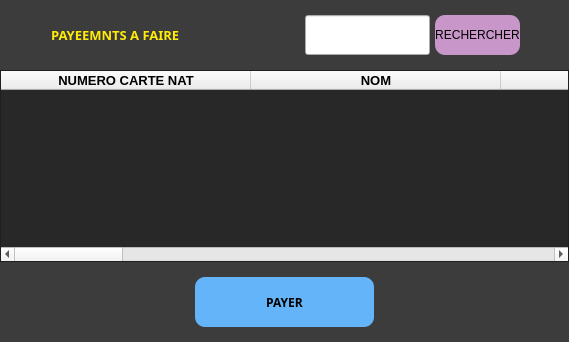
               <widget class="QWidget" name="payements_a_faire_page">
                <property name="minimumSize">
                 <size>
                  <width>0</width>
                  <height>40</height>
                 </size>
                </property>
                <property name="styleSheet">
                 <string notr="true">.QWidget{
background: rgb(60, 60, 60);
}</string>
                </property>
                <layout class="QVBoxLayout" name="verticalLayout_27">
                 <property name="spacing">
                  <number>0</number>
                 </property>
                 <property name="leftMargin">
                  <number>0</number>
                 </property>
                 <property name="topMargin">
                  <number>0</number>
                 </property>
                 <property name="rightMargin">
                  <number>0</number>
                 </property>
                 <property name="bottomMargin">
                  <number>0</number>
                 </property>
                 <item>
                  <widget class="QWidget" name="payements_a_faire_frame_header" native="true">
                   <property name="minimumSize">
                    <size>
                     <width>0</width>
                     <height>70</height>
                    </size>
                   </property>
                   <property name="maximumSize">
                    <size>
                     <width>16777215</width>
                     <height>70</height>
                    </size>
                   </property>
                   <property name="styleSheet">
                    <string notr="true">.QWidget{
background: rgb(60, 60, 60);
}</string>
                   </property>
                   <layout class="QHBoxLayout" name="horizontalLayout_12">
                    <item>
                     <widget class="QWidget" name="widget_11" native="true">
                      <property name="minimumSize">
                       <size>
                        <width>250</width>
                        <height>40</height>
                       </size>
                      </property>
                      <property name="maximumSize">
                       <size>
                        <width>250</width>
                        <height>40</height>
                       </size>
                      </property>
                      <property name="styleSheet">
                       <string notr="true">QWidget{
color:rgb(255, 234, 8);
}</string>
                      </property>
                      <layout class="QHBoxLayout" name="horizontalLayout_26">
                       <property name="spacing">
                        <number>2</number>
                       </property>
                       <property name="leftMargin">
                        <number>0</number>
                       </property>
                       <property name="topMargin">
                        <number>0</number>
                       </property>
                       <property name="rightMargin">
                        <number>0</number>
                       </property>
                       <property name="bottomMargin">
                        <number>0</number>
                       </property>
                       <item>
                        <widget class="QLabel" name="total_results_text_payements_a_faire">
                         <property name="minimumSize">
                          <size>
                           <width>40</width>
                           <height>40</height>
                          </size>
                         </property>
                         <property name="maximumSize">
                          <size>
                           <width>40</width>
                           <height>40</height>
                          </size>
                         </property>
                         <property name="sizeIncrement">
                          <size>
                           <width>2</width>
                           <height>2</height>
                          </size>
                         </property>
                         <property name="baseSize">
                          <size>
                           <width>2</width>
                           <height>2</height>
                          </size>
                         </property>
                         <property name="font">
                          <font>
                           
                          </font>
                         </property>
                         <property name="styleSheet">
                          <string notr="true">.QLabel{
color:yellow;
font-size:15px;
}</string>
                         </property>
                         <property name="text">
                          <string/>
                         </property>
                         <property name="pixmap">
                          <pixmap>../assets/cash-payment.png</pixmap>
                         </property>
                         <property name="scaledContents">
                          <bool>true</bool>
                         </property>
                         <property name="alignment">
                          <set>Qt::AlignCenter</set>
                         </property>
                         <property name="indent">
                          <number>1</number>
                         </property>
                        </widget>
                       </item>
                       <item>
                        <widget class="QLabel" name="label_6">
                         <property name="font">
                          <font>
                           <family>Lucida Sans</family>
                           <pointsize>10</pointsize>
                           <weight>75</weight>
                           <bold>true</bold>
                          </font>
                         </property>
                         <property name="text">
                          <string>PAYEEMNTS A FAIRE</string>
                         </property>
                        </widget>
                       </item>
                      </layout>
                     </widget>
                    </item>
                    <item>
                     <spacer name="horizontalSpacer_9">
                      <property name="orientation">
                       <enum>Qt::Horizontal</enum>
                      </property>
                      <property name="sizeHint" stdset="0">
                       <size>
                        <width>40</width>
                        <height>20</height>
                       </size>
                      </property>
                     </spacer>
                    </item>
                    <item>
                     <widget class="QWidget" name="widget_15" native="true">
                      <layout class="QHBoxLayout" name="horizontalLayout_13">
                       <property name="spacing">
                        <number>5</number>
                       </property>
                       <property name="leftMargin">
                        <number>0</number>
                       </property>
                       <property name="topMargin">
                        <number>0</number>
                       </property>
                       <property name="rightMargin">
                        <number>0</number>
                       </property>
                       <property name="bottomMargin">
                        <number>0</number>
                       </property>
                       <item>
                        <widget class="QLineEdit" name="payements_a_faire_search_field">
                         <property name="minimumSize">
                          <size>
                           <width>40</width>
                           <height>40</height>
                          </size>
                         </property>
                         <property name="maximumSize">
                          <size>
                           <width>300</width>
                           <height>16777215</height>
                          </size>
                         </property>
                         <property name="font">
                          <font>
                           <pointsize>10</pointsize>
                          </font>
                         </property>
                         <property name="styleSheet">
                          <string notr="true"/>
                         </property>
                        </widget>
                       </item>
                       <item>
                        <widget class="QPushButton" name="payements_a_faire_search_btn">
                         <property name="minimumSize">
                          <size>
                           <width>0</width>
                           <height>40</height>
                          </size>
                         </property>
                         <property name="font">
                          <font>
                           <pointsize>9</pointsize>
                          </font>
                         </property>
                         <property name="styleSheet">
                          <string notr="true">.QPushButton{
background: rgb(200, 150, 200);
border-radius: 10px;
}

.QPushButton:hover{
background: rgb(220, 120, 220);
}

.QPushButton:clicked{
background: rgb(250, 100, 250);
}</string>
                         </property>
                         <property name="text">
                          <string>RECHERCHER</string>
                         </property>
                        </widget>
                       </item>
                      </layout>
                     </widget>
                    </item>
                    <item>
                     <spacer name="horizontalSpacer_10">
                      <property name="orientation">
                       <enum>Qt::Horizontal</enum>
                      </property>
                      <property name="sizeHint" stdset="0">
                       <size>
                        <width>40</width>
                        <height>20</height>
                       </size>
                      </property>
                     </spacer>
                    </item>
                   </layout>
                  </widget>
                 </item>
                 <item>
                  <widget class="QWidget" name="payements_a_faire_frame_content" native="true">
                   <property name="minimumSize">
                    <size>
                     <width>0</width>
                     <height>0</height>
                    </size>
                   </property>
                   <property name="styleSheet">
                    <string notr="true">.QWidget{
background: rgb(60, 60, 60);
}</string>
                   </property>
                   <layout class="QVBoxLayout" name="verticalLayout_21">
                    <property name="spacing">
                     <number>0</number>
                    </property>
                    <property name="leftMargin">
                     <number>0</number>
                    </property>
                    <property name="topMargin">
                     <number>0</number>
                    </property>
                    <property name="rightMargin">
                     <number>0</number>
                    </property>
                    <property name="bottomMargin">
                     <number>0</number>
                    </property>
                    <item>
                     <widget class="QTableWidget" name="payements_a_faire_table">
                      <property name="font">
                       <font>
                        <pointsize>11</pointsize>
                        <weight>75</weight>
                        <bold>true</bold>
                       </font>
                      </property>
                      <property name="styleSheet">
                       <string notr="true">.QTableWidget{
background: rgb(40, 40, 40);
color:rgb(188,255,54);
}</string>
                      </property>
                      <property name="selectionMode">
                       <enum>QAbstractItemView::SingleSelection</enum>
                      </property>
                      <property name="selectionBehavior">
                       <enum>QAbstractItemView::SelectRows</enum>
                      </property>
                      <attribute name="horizontalHeaderMinimumSectionSize">
                       <number>250</number>
                      </attribute>
                      <attribute name="horizontalHeaderDefaultSectionSize">
                       <number>250</number>
                      </attribute>
                      <attribute name="verticalHeaderMinimumSectionSize">
                       <number>80</number>
                      </attribute>
                      <attribute name="verticalHeaderDefaultSectionSize">
                       <number>80</number>
                      </attribute>
                      <column>
                       <property name="text">
                        <string>NUMERO CARTE NAT</string>
                       </property>
                       <property name="font">
                        <font>
                         <family>MS Shell Dlg 2</family>
                         <pointsize>10</pointsize>
                         <weight>75</weight>
                         <bold>true</bold>
                        </font>
                       </property>
                      </column>
                      <column>
                       <property name="text">
                        <string>NOM</string>
                       </property>
                       <property name="font">
                        <font>
                         <family>MS Shell Dlg 2</family>
                         <pointsize>10</pointsize>
                         <weight>75</weight>
                         <bold>true</bold>
                        </font>
                       </property>
                      </column>
                      <column>
                       <property name="text">
                        <string>PRENOME</string>
                       </property>
                       <property name="font">
                        <font>
                         <family>MS Shell Dlg 2</family>
                         <pointsize>10</pointsize>
                         <weight>75</weight>
                         <bold>true</bold>
                        </font>
                       </property>
                      </column>
                      <column>
                       <property name="text">
                        <string>DATE DU PAYEMENT</string>
                       </property>
                       <property name="font">
                        <font>
                         <family>MS Shell Dlg 2</family>
                         <pointsize>10</pointsize>
                         <weight>75</weight>
                         <bold>true</bold>
                        </font>
                       </property>
                      </column>
                      <column>
                       <property name="text">
                        <string>RETARD DU PAYEMENT (JOUR)</string>
                       </property>
                       <property name="font">
                        <font>
                         <family>MS Shell Dlg 2</family>
                         <pointsize>10</pointsize>
                         <weight>75</weight>
                         <bold>true</bold>
                        </font>
                       </property>
                      </column>
                      <column>
                       <property name="text">
                        <string>SALAIRE (DA)</string>
                       </property>
                       <property name="font">
                        <font>
                         <family>MS Shell Dlg 2</family>
                         <pointsize>10</pointsize>
                         <weight>75</weight>
                         <bold>true</bold>
                        </font>
                       </property>
                      </column>
                      <column>
                       <property name="text">
                        <string>ABSENCE (JOUR)</string>
                       </property>
                       <property name="font">
                        <font>
                         <family>MS Shell Dlg 2</family>
                         <pointsize>10</pointsize>
                         <weight>75</weight>
                         <bold>true</bold>
                        </font>
                       </property>
                      </column>
                      <column>
                       <property name="text">
                        <string>TOTAL JOURS TRAVAIL</string>
                       </property>
                       <property name="font">
                        <font>
                         <family>MS Shell Dlg 2</family>
                         <pointsize>10</pointsize>
                         <weight>75</weight>
                         <bold>true</bold>
                        </font>
                       </property>
                      </column>
                      <column>
                       <property name="text">
                        <string>AVANCE (DA)</string>
                       </property>
                       <property name="font">
                        <font>
                         <family>MS Shell Dlg 2</family>
                         <pointsize>10</pointsize>
                         <weight>75</weight>
                         <bold>true</bold>
                        </font>
                       </property>
                      </column>
                      <column>
                       <property name="text">
                        <string>PAYEMENT A PAYER (DA)</string>
                       </property>
                       <property name="font">
                        <font>
                         <family>MS Shell Dlg 2</family>
                         <pointsize>10</pointsize>
                         <weight>75</weight>
                         <bold>true</bold>
                        </font>
                       </property>
                      </column>
                     </widget>
                    </item>
                   </layout>
                  </widget>
                 </item>
                 <item>
                  <widget class="QWidget" name="payements_a_faire_frame_actions" native="true">
                   <property name="minimumSize">
                    <size>
                     <width>0</width>
                     <height>80</height>
                    </size>
                   </property>
                   <property name="maximumSize">
                    <size>
                     <width>16777215</width>
                     <height>80</height>
                    </size>
                   </property>
                   <property name="sizeIncrement">
                    <size>
                     <width>0</width>
                     <height>100</height>
                    </size>
                   </property>
                   <property name="styleSheet">
                    <string notr="true">.QWidget{
background: rgb(60, 60, 60);
}</string>
                   </property>
                   <layout class="QVBoxLayout" name="verticalLayout_23">
                    <property name="spacing">
                     <number>0</number>
                    </property>
                    <property name="leftMargin">
                     <number>0</number>
                    </property>
                    <property name="topMargin">
                     <number>0</number>
                    </property>
                    <property name="rightMargin">
                     <number>0</number>
                    </property>
                    <property name="bottomMargin">
                     <number>0</number>
                    </property>
                    <item>
                     <widget class="QWidget" name="actions_list_4" native="true">
                      <property name="minimumSize">
                       <size>
                        <width>0</width>
                        <height>80</height>
                       </size>
                      </property>
                      <property name="maximumSize">
                       <size>
                        <width>16777215</width>
                        <height>80</height>
                       </size>
                      </property>
                      <layout class="QHBoxLayout" name="horizontalLayout_14">
                       <item>
                        <widget class="QWidget" name="widget_16" native="true">
                         <property name="minimumSize">
                          <size>
                           <width>100</width>
                           <height>0</height>
                          </size>
                         </property>
                         <property name="maximumSize">
                          <size>
                           <width>400</width>
                           <height>16777215</height>
                          </size>
                         </property>
                         <layout class="QVBoxLayout" name="verticalLayout_24">
                          <property name="spacing">
                           <number>0</number>
                          </property>
                          <property name="leftMargin">
                           <number>0</number>
                          </property>
                          <property name="topMargin">
                           <number>0</number>
                          </property>
                          <property name="rightMargin">
                           <number>0</number>
                          </property>
                          <property name="bottomMargin">
                           <number>0</number>
                          </property>
                         </layout>
                        </widget>
                       </item>
                       <item>
                        <widget class="QWidget" name="widget_18" native="true">
                         <property name="minimumSize">
                          <size>
                           <width>100</width>
                           <height>0</height>
                          </size>
                         </property>
                         <property name="maximumSize">
                          <size>
                           <width>400</width>
                           <height>16777215</height>
                          </size>
                         </property>
                         <layout class="QVBoxLayout" name="verticalLayout_25">
                          <property name="spacing">
                           <number>0</number>
                          </property>
                          <property name="leftMargin">
                           <number>0</number>
                          </property>
                          <property name="topMargin">
                           <number>0</number>
                          </property>
                          <property name="rightMargin">
                           <number>0</number>
                          </property>
                          <property name="bottomMargin">
                           <number>0</number>
                          </property>
                          <item>
                           <widget class="QPushButton" name="payer_payement_a_faire_btn">
                            <property name="minimumSize">
                             <size>
                              <width>100</width>
                              <height>50</height>
                             </size>
                            </property>
                            <property name="font">
                             <font>
                              <family>Segoe UI Black</family>
                              <weight>75</weight>
                              <bold>true</bold>
                             </font>
                            </property>
                            <property name="styleSheet">
                             <string notr="true">.QPushButton{
background: rgb(100, 180, 250);
border-radius: 10px;
}

.QPushButton::hover{
background:  rgb(90, 200, 250);
}

.QPushButton::pressed{
background: rgb(50, 220, 250);
}</string>
                            </property>
                            <property name="text">
                             <string>PAYER</string>
                            </property>
                           </widget>
                          </item>
                         </layout>
                        </widget>
                       </item>
                       <item>
                        <widget class="QWidget" name="widget_19" native="true">
                         <property name="minimumSize">
                          <size>
                           <width>100</width>
                           <height>0</height>
                          </size>
                         </property>
                         <property name="maximumSize">
                          <size>
                           <width>400</width>
                           <height>16777215</height>
                          </size>
                         </property>
                         <layout class="QVBoxLayout" name="verticalLayout_26">
                          <property name="spacing">
                           <number>0</number>
                          </property>
                          <property name="leftMargin">
                           <number>0</number>
                          </property>
                          <property name="topMargin">
                           <number>0</number>
                          </property>
                          <property name="rightMargin">
                           <number>0</number>
                          </property>
                          <property name="bottomMargin">
                           <number>0</number>
                          </property>
                         </layout>
                        </widget>
                       </item>
                      </layout>
                     </widget>
                    </item>
                   </layout>
                  </widget>
                 </item>
                </layout>
               </widget>
